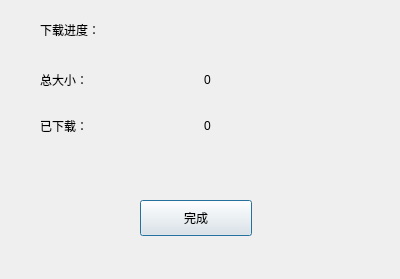
<?xml version="1.0" encoding="UTF-8"?>
<ui version="4.0">
 <class>Dialog</class>
 <widget class="QDialog" name="Dialog">
  <property name="geometry">
   <rect>
    <x>0</x>
    <y>0</y>
    <width>400</width>
    <height>279</height>
   </rect>
  </property>
  <property name="windowTitle">
   <string>Dialog</string>
  </property>
  <widget class="QLabel" name="label">
   <property name="geometry">
    <rect>
     <x>40</x>
     <y>20</y>
     <width>87</width>
     <height>20</height>
    </rect>
   </property>
   <property name="text">
    <string>下载进度：</string>
   </property>
  </widget>
  <widget class="QWidget" name="layoutWidget">
   <property name="geometry">
    <rect>
     <x>40</x>
     <y>60</y>
     <width>321</width>
     <height>86</height>
    </rect>
   </property>
   <layout class="QGridLayout" name="gridLayout">
    <item row="1" column="0">
     <widget class="QLabel" name="label_3">
      <property name="text">
       <string>已下载：</string>
      </property>
     </widget>
    </item>
    <item row="0" column="0">
     <widget class="QLabel" name="label_2">
      <property name="text">
       <string>总大小：</string>
      </property>
     </widget>
    </item>
    <item row="1" column="1">
     <widget class="QLabel" name="download_label">
      <property name="text">
       <string>0</string>
      </property>
     </widget>
    </item>
    <item row="0" column="1">
     <widget class="QLabel" name="sum_label">
      <property name="text">
       <string>0</string>
      </property>
     </widget>
    </item>
   </layout>
  </widget>
  <widget class="QPushButton" name="begin_btn">
   <property name="geometry">
    <rect>
     <x>140</x>
     <y>200</y>
     <width>112</width>
     <height>36</height>
    </rect>
   </property>
   <property name="text">
    <string>完成</string>
   </property>
   <property name="default">
    <bool>false</bool>
   </property>
  </widget>
 </widget>
 <resources/>
 <connections/>
</ui>
